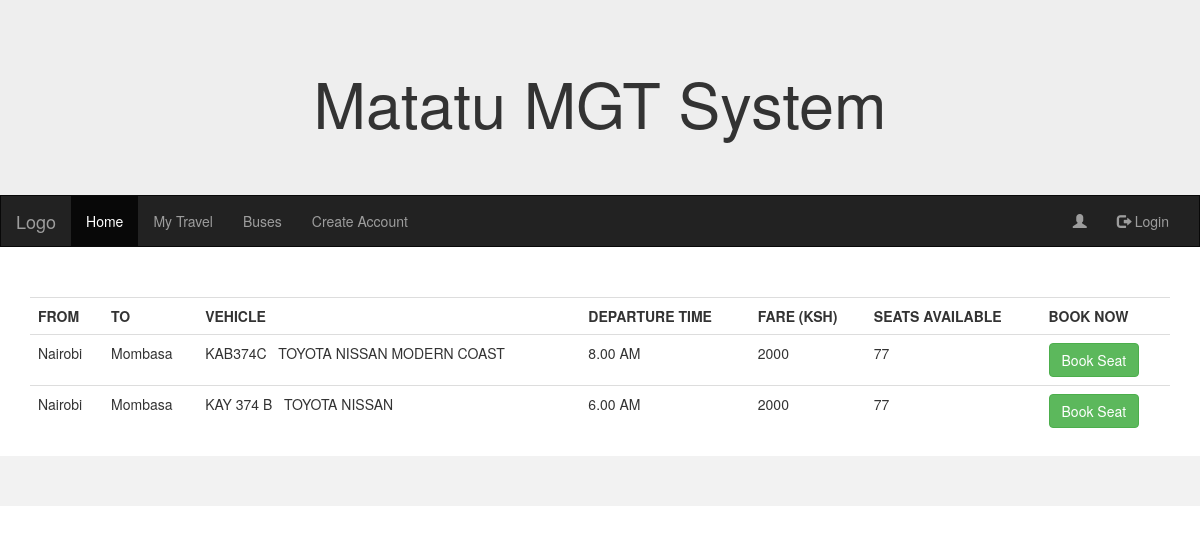
The page /my-travel on the database its author committed.
### matatuapp/models.py (models this page shows, shortened)
class Vehicle(models.Model):
    TIME_CHOICES = (
        ('6.00 AM', '6.00 AM'),
        ('8.00 AM', '8.00 AM'),
        ('10.00 AM', '10.00 AM'),
        ('12.00 PM', '12.00 AM'),
        ('3.00 PM', '3.00 PM'),
        ('4.00 PM', '4.00 PM'),
        ('6.00 PM', '6.00 PM'),
        ('8.00 PM', '8.00 PM'),
        ('10.00 PM', '10.00 PM'),
    )
    VEHICLE_CAT = (
        ('14 Seater', '14 Seater'),
        ('Mini-Bus', 'Mini-Bus'),
        ('Bus', 'Bus')
    )
    route = models.ForeignKey(Routes, )
    plate_no = models.CharField(max_length=20)
    capacity = models.PositiveIntegerField()
    available_capacity = models.PositiveIntegerField(default=0)
    vehicle_model = models.CharField(max_length=30)
    vehicle_category = models.CharField(max_length=20, choices=VEHICLE_CAT)
    is_online = models.BooleanField(default=False)
    is_departed = models.BooleanField(default=False)
    departing_time = models.CharField(max_length=8, choices=TIME_CHOICES)

class Routes(models.Model):
    source = models.CharField(max_length=100, unique=True)
    destination = models.CharField(max_length=100, unique=True)
    fare = models.PositiveIntegerField()
    class Meta:
        verbose_name_plural = 'Routes'

### matatuapp/views.py (the view)
# urls.py: url(r'^my-travel', views.my_travel, name='my_travel'),
def my_travel(request):
    vehicle = Vehicle.objects.all()
    return render(request, "my_travel.html", {'vehicles': vehicle, })

### matatuapp/templates/my_travel.html
{% extends 'base.html' %}
{% block content %}
    <table class="table">
        <th>FROM</th>
        <th>TO</th>
        <th>VEHICLE</th>
        <th>DEPARTURE TIME</th>
        <th>FARE (KSH)</th>
        <th>SEATS AVAILABLE</th>
        <th>BOOK NOW</th>
        {% for vehicle in vehicles %}
            <tr>
                <td>{{ vehicle.route.source }}</td>
                <td>{{ vehicle.route.destination }}</td>
                <td>{{ vehicle.plate_no }} &nbsp; {{ vehicle.vehicle_model }}</td>
                <td>{{ vehicle.departing_time }}</td>
                <td>{{ vehicle.route.fare }}</td>
                <td>{{ vehicle.available_capacity }}</td>
                <td><a href="{% url 'matatu:book_seat' pk=vehicle.pk %} " class="btn btn-success">Book Seat</a></td>
            </tr>
        {% endfor %}
    </table>
{% endblock %}

### matatuapp/templates/base.html (shortened to what this page needs)
{% load staticfiles %}
<!DOCTYPE html>
<html lang="en">
<head>
    <link href="{% static 'css/bootstrap.min.css' %} " rel="stylesheet">
</head>
<body>
<div class="jumbotron">
    <div class="container text-center">
        <h1>Matatu MGT System </h1>
    </div>
</div>
<nav class="navbar navbar-inverse">
    <div class="container-fluid">
        <div class="navbar-header">
            <a class="navbar-brand" href="#">Logo</a>
        </div>
        <div class="collapse navbar-collapse" id="myNavbar">
            <ul class="nav navbar-nav">
                <li class="active"><a href="#">Home</a></li>
                <li><a href="{% url 'matatu:my_travel'%}">My Travel</a></li>
                <li><a href="#">Buses</a></li>
                {% if user.is_authenticated %}
                {% else %}
                <li><a href="{% url  'matatu:register_passager' %}">Create Account</a></li>
                {%endif %}
            </ul>
            <ul class="nav navbar-nav navbar-right">
                <li><a href="#"><span class="glyphicon glyphicon-user"></span>
                    {% if user.is_authenticated %}
                        {{ request.user }}
                    <li><a href="{% url 'matatu:logout' %}"><span class="glyphicon glyphicon-log-out"></span> Logout</a></li>
                    {% else %}
                    <li><a href="{% url 'matatu:login' %}"><span class="glyphicon glyphicon-log-out"></span> Login</a></li>
                    {% endif %}</a></li>
            </ul>
        </div>
    </div>
</nav>
<div class="container">
    {% block content %}
    {% endblock %}
</div>
<footer class="container-fluid text-center">
</footer>
</body>

### matatuapp/templates/base.html (style rules this page uses)
.navbar { margin-bottom: 50px; border-radius: 0; }
.jumbotron { margin-bottom: 0; }
footer { background-color: #f2f2f2; padding: 25px; }

### rows shown on the page
Vehicle: route.source "Nairobi", route.destination "Mombasa", plate_no "KAB374C", vehicle_model "TOYOTA NISSAN MODERN COAST", departing_time "8.00 AM", route.fare "2000", available_capacity "77"
Vehicle: route.source "Nairobi", route.destination "Mombasa", plate_no "KAY 374 B", vehicle_model "TOYOTA NISSAN", departing_time "6.00 AM", route.fare "2000", available_capacity "77"
